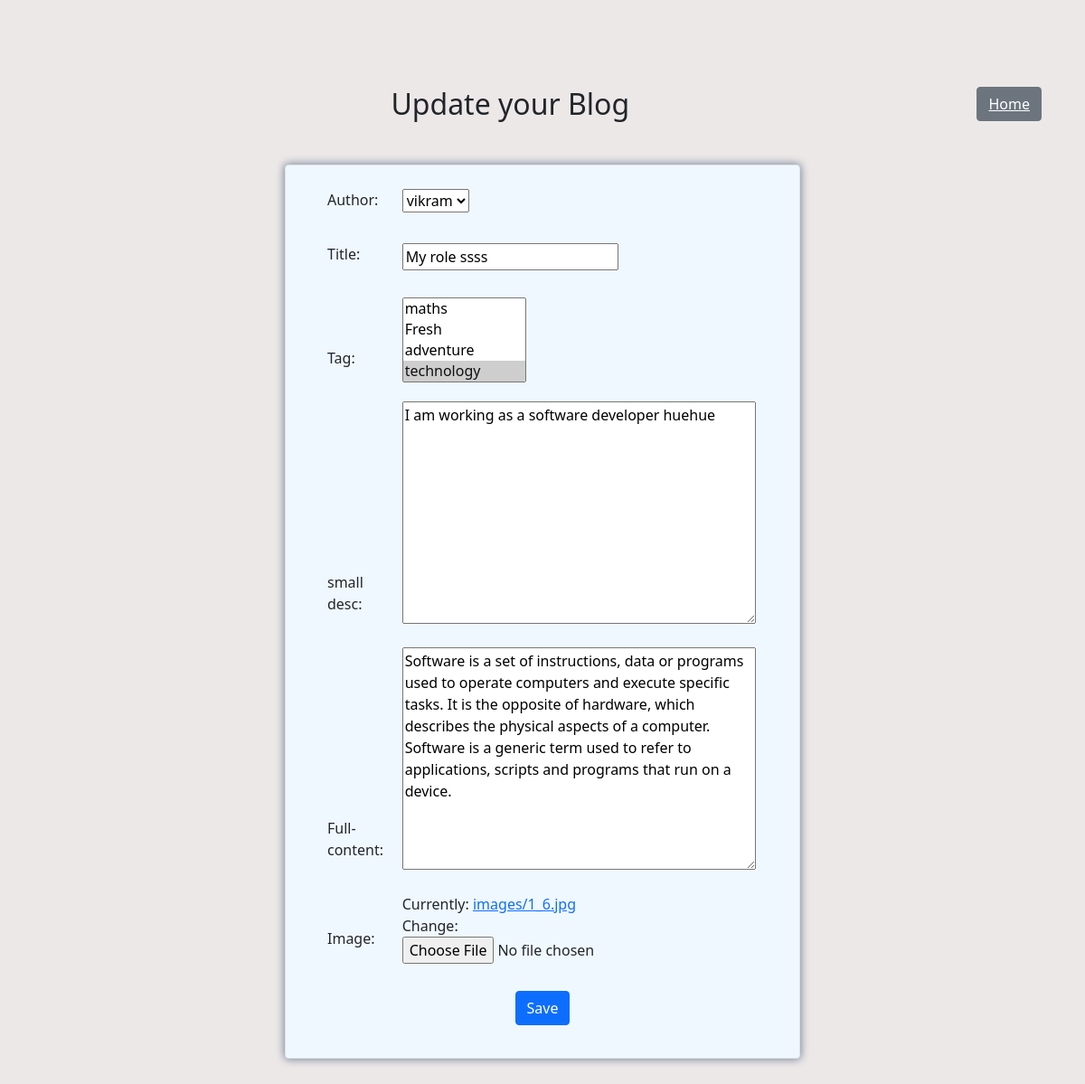
The page /blog/update/19 on the database its author committed.
### main/models.py (models this page shows, shortened)
class Blogs(models.Model):
    author = models.ForeignKey(User, on_delete=models.CASCADE)
    tag = models.ManyToManyField(Tags)
    title = models.CharField(max_length=200)
    small_desc= models.TextField()
    full_content = models.TextField()
    img= models.ImageField(upload_to="images/")

### main/views.py (the view)
# urls.py: path('blog/update/<int:pk>',views.Update, name='Update'),
def Update(request,pk):
    try:
        if request.method == "POST":
            particularBlog = Blogs.objects.get(pk= pk)
            update = BlogForm(request.POST, request.FILES ,instance = particularBlog)
            if update.is_valid():
                update.save()
                return redirect("/blog")
        particularBlog = Blogs.objects.get(pk= pk)
        content = BlogForm(instance=particularBlog)
        info = {'content':content}
        return render(request,"update.html",info)
    except:
        return HttpResponse("Some error occurred while processing your request")

### main/forms.py
class BlogForm(ModelForm):
    class Meta:
        model = Blogs
        fields = '__all__'

### main/models.py (called while the page is built)
    def __str__(self):
        return self.name

    def __str__(self):
        return self.tags

### templates/update.html (shortened to what this page needs)
{% extends "add_new.html" %}
{% block heading %}
        Update your Blog
{% endblock %}
{% block form %}
<form method= "post" enctype = "multipart/form-data" action = "">
    <div class="row">
      <div class="col-2">
        <label for="title" class="form-label"> Author: </label>
      </div>
      <div class="col-8">
        {{content.author}}
      </div>
    </div>
    <div class="row">
      <div class="col-2">
        <label for="title" class="form-label"> Title: </label>
      </div>
      <div class="col-8">
        {{content.title}}
      </div>
    </div>
    <div class="row">
      <div class="col-2">
        <label for="tag" class="form-label"> Tag: </label>
      </div>
      <div class="col-8">
        {{content.tag}}
      </div>
    </div>
    <div class="row">
      <div class="col-2">
        <label for="small-desc" class="form-label"> small desc: </label>
      </div>
      <div class="col-8">
        {{content.small_desc}}
      </div>
    </div>
    <div class="row">
      <div class="col-2">
        <label for="full-content" class="form-label"> Full-content: </label>
      </div>
      <div class="col-8">
        {{content.full_content}}
      </div>
    </div>
      <div class="row">
        <div class="col-2">
          <label for="image" class="form-label">Image: </label>
        </div>
        <div class="col-8">
          {{content.img}}
        </div>
      </div>
      <div class="submit-button">
        <button type="submit" class="btn btn-primary"> Save</button>
      </div>
  </form>
 {% endblock %}

### templates/add_new.html (style rules this page uses)
body { background-color: rgb(237, 232, 232); }
.col-2,.col-8 { padding: 10px; }
.submit-button { display: flex; justify-content: center; align-items: center; padding: 20px; }
.col-2 { margin-bottom: 0.5rem; display: flex; align-items: end; }

### rows shown on the page
Blogs: author "vikram", title "My role ssss", small_desc "I am working as a software developer huehue", full_content "Software is a set of instructions, data or programs used to operate computers and execute specific tasks. It is the opposite of hardware, which describes the physical aspects of a computer. Software is a generic term used to refer to applications, scripts and programs that run on a device."
